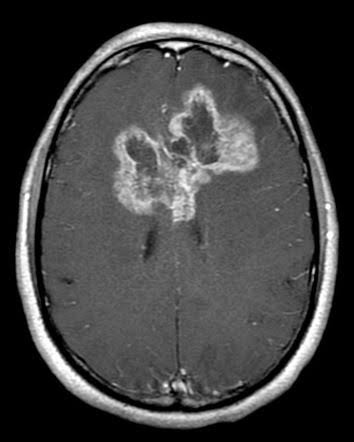
#> input picture backend/kaggle_brain_mri/Testing/glioma/Te-gl_1.jpg, 354 x 442 px
$ python -i brain_focus.py   (imports and definitions only)
#> lines starting #> are read from the running program, lines starting #| are printed output that depends on the picture; after the words box and inside, x2 and y2 are one past the last pixel; in counts of white or black regions, pixels touching at a corner belong together
# File: backend/app/services/brain_focus.py
"""
Brain-focused preprocessing ("brain_focus_v1").

Why: in the Kaggle brain-MRI data, image size alone predicts tumor vs no-tumor with ~93% accuracy
(tumor scans are almost all 512x512; no-tumor scans come from other sources). A model fed whole frames
can learn the SOURCE (framing, head size/position, resolution, scanner contrast) instead of anatomy.

What it does, in order (everything is approximate - this is NOT clinical-grade skull stripping):
  1. pad to a square and resize to 256x256 (no aspect distortion)
  2. find the head (threshold + largest blob + hole fill), then an eroded "brain interior" mask
     (~10% of the head diameter removed to drop skull / scalp)
  3. crop a square around the head, so head size and position no longer vary
  4. downsample to 64x64 (equalises resolution differences between sources), then
     rescale intensities inside the brain to 1st-99th percentile (removes brightness/contrast style)
  5. CLAHE inside the brain, zero everything outside it, upsample to 128x128

Output is a 128x128 uint8 image, so the rest of the pipeline (StandardScaler -> PCA(8) -> angles) is unchanged.
"""
from typing import Any

import cv2
import numpy as np

VERSION = "brain_focus_v1"
WORK = 256          # working resolution for mask finding
FEAT = 64           # resolution used for the content (equalises sharpness across sources)
OUT = 128
MARGIN = 0.06       # extra border around the head box
ERODE_FRACTION = 0.10


def _masks(work: np.ndarray) -> tuple[np.ndarray, np.ndarray]:
    blur = cv2.GaussianBlur(work, (5, 5), 0)
    otsu, _ = cv2.threshold(blur, 0, 255, cv2.THRESH_BINARY + cv2.THRESH_OTSU)
    mask = (blur > max(8.0, 0.45 * otsu)).astype(np.uint8)
    mask = cv2.morphologyEx(mask, cv2.MORPH_CLOSE, cv2.getStructuringElement(cv2.MORPH_ELLIPSE, (15, 15)))
    n, labels, stats, _ = cv2.connectedComponentsWithStats(mask, connectivity=8)
    if n > 1:
        mask = (labels == 1 + int(np.argmax(stats[1:, cv2.CC_STAT_AREA]))).astype(np.uint8)
    padded = cv2.copyMakeBorder(mask, 1, 1, 1, 1, cv2.BORDER_CONSTANT, value=0)
    flood = padded.copy()
    cv2.floodFill(flood, np.zeros((padded.shape[0] + 2, padded.shape[1] + 2), np.uint8), (0, 0), 1)
    head = mask | (1 - flood[1:-1, 1:-1])

    diameter = 2.0 * np.sqrt(max(1.0, float(head.sum())) / np.pi)
    r = max(3, int(round(ERODE_FRACTION * diameter)))
    brain = cv2.erode(head, cv2.getStructuringElement(cv2.MORPH_ELLIPSE, (2 * r + 1, 2 * r + 1)))
    if brain.sum() < 0.10 * head.sum():
        brain = head
    return head, brain


def brain_focus(img_gray: np.ndarray) -> tuple[np.ndarray, np.ndarray, dict[str, Any]]:
    """
    Returns (img128 uint8, brain_mask128 bool, info). `info["box"]` = (x0, y0, side) of the crop in the
    ORIGINAL image's pixel coordinates (used to map heatmaps back onto the uploaded image).
    """
    h, w = img_gray.shape[:2]
    s = max(h, w)
    square = cv2.copyMakeBorder(img_gray, 0, s - h, 0, s - w, cv2.BORDER_CONSTANT, value=0)
    work = cv2.resize(square, (WORK, WORK), interpolation=cv2.INTER_AREA)
    head, brain = _masks(work)

    ys, xs = np.where(head > 0)
    if len(xs) == 0:
        x0, x1, y0, y1 = 0, WORK, 0, WORK
    else:
        x0, x1, y0, y1 = xs.min(), xs.max() + 1, ys.min(), ys.max() + 1
    side = int(round(max(x1 - x0, y1 - y0) * (1.0 + 2 * MARGIN)))
    side = max(side, 32)
    cx, cy = (x0 + x1) / 2.0, (y0 + y1) / 2.0
    bx0, by0 = int(round(cx - side / 2.0)), int(round(cy - side / 2.0))

    pad = side
    work_p = cv2.copyMakeBorder(work, pad, pad, pad, pad, cv2.BORDER_CONSTANT, value=0)
    brain_p = cv2.copyMakeBorder(brain, pad, pad, pad, pad, cv2.BORDER_CONSTANT, value=0)
    crop = work_p[by0 + pad: by0 + pad + side, bx0 + pad: bx0 + pad + side]
    bcrop = brain_p[by0 + pad: by0 + pad + side, bx0 + pad: bx0 + pad + side]

    small = cv2.resize(crop, (FEAT, FEAT), interpolation=cv2.INTER_AREA)
    bsmall = cv2.resize(bcrop.astype(np.uint8), (FEAT, FEAT), interpolation=cv2.INTER_NEAREST).astype(bool)
    if bsmall.sum() < 20:
        bsmall = np.ones_like(bsmall)

    vals = small[bsmall].astype(np.float32)
    lo, hi = np.percentile(vals, 1), np.percentile(vals, 99)
    norm = np.clip((small.astype(np.float32) - lo) / (hi - lo + 1e-6), 0.0, 1.0)
    norm8 = (norm * 255.0).astype(np.uint8)
    norm8 = cv2.createCLAHE(clipLimit=2.0, tileGridSize=(4, 4)).apply(norm8)
    norm8[~bsmall] = 0

    img128 = cv2.resize(norm8, (OUT, OUT), interpolation=cv2.INTER_CUBIC)
    mask128 = cv2.resize(bsmall.astype(np.uint8), (OUT, OUT), interpolation=cv2.INTER_NEAREST).astype(bool)
    img128[~mask128] = 0

    scale = s / float(WORK)                      # work-space -> original-image pixels
    info = {"box": (float(bx0 * scale), float(by0 * scale), float(side * scale)), "version": VERSION}
    return img128, mask128, info

>>> import cv2
>>> picture = cv2.imread('../../kaggle_brain_mri/Testing/glioma/Te-gl_1.jpg', cv2.IMREAD_GRAYSCALE)
#> picture is the input picture: shape (442, 354); min 0, max 255, mean 66
>>> result = brain_focus(picture)
#> in _masks, `blur = cv2.GaussianBlur(work, (5, 5), 0)`:
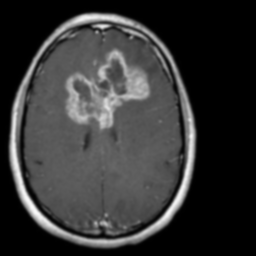
#> blur: shape (256, 256); min 0, max 250, mean 52.9
#> in _masks, `otsu, _ = cv2.threshold(blur, 0, 255, cv2.THRESH_BINARY + cv2.THRESH_O..`: otsu = 53
#> in _masks, `mask = (blur > max(8.0, 0.45 * otsu)).astype(np.uint8)`:
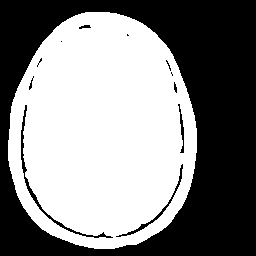
#> mask: shape (256, 256); values 0 (black) and 1 (white), 52.9% white; 12 black regions (5 under 20 px), largest, box (x1, y1, x2, y2) and area: (0, 0, 256, 256) 29924, (21, 105, 113, 238) 477, (116, 164, 183, 237) 252
#> in _masks, `mask = cv2.morphologyEx(mask, cv2.MORPH_CLOSE, cv2.getStructuringEleme..`:
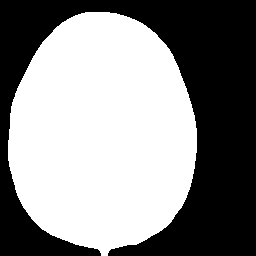
#> mask: shape (256, 256); values 0 (black) and 1 (white), 54.4% white; 1 black region, box (x1, y1, x2, y2) and area: (0, 0, 256, 256) 29860
#> in _masks, `n, labels, stats, _ = cv2.connectedComponentsWithStats(mask, connectiv..`: n = 2; stats = [[0, 0, 256, 256, 29860], [8, 12, 189, 244, 35676]]
#> in _masks, `padded = cv2.copyMakeBorder(mask, 1, 1, 1, 1, cv2.BORDER_CONSTANT, val..`:
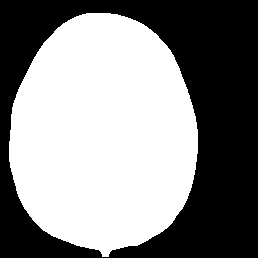
#> padded: shape (258, 258); values 0 (black) and 1 (white), 53.6% white; 1 black region, box (x1, y1, x2, y2) and area: (0, 0, 258, 258) 30888
#> in _masks, `cv2.floodFill(flood, np.zeros((padded.shape[0] + 2, padded.shape[1] + ..`: flood: shape (258, 258); every value is 1
#> in _masks, `diameter = 2.0 * np.sqrt(max(1.0, float(head.sum())) / np.pi)`: diameter = 213.1
#> in _masks, `r = max(3, int(round(ERODE_FRACTION * diameter)))`: r = 21
#> in _masks, `brain = cv2.erode(head, cv2.getStructuringElement(cv2.MORPH_ELLIPSE, (..`:
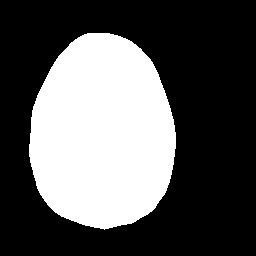
#> brain: shape (256, 256); values 0 (black) and 1 (white), 34.6% white; 1 white region, box (x1, y1, x2, y2) and area: (29, 33, 176, 230) 22679
#> in brain_focus, `x0, x1, y0, y1 = xs.min(), xs.max() + 1, ys.min(), ys.max() + 1`: x0 = 8; x1 = 197; y0 = 12; y1 = 256
#> in brain_focus, `side = int(round(max(x1 - x0, y1 - y0) * (1.0 + 2 * MARGIN)))`: side = 273
#> in brain_focus, `cx, cy = (x0 + x1) / 2.0, (y0 + y1) / 2.0`: cx = 102.5; cy = 134
#> in brain_focus, `bx0, by0 = int(round(cx - side / 2.0)), int(round(cy - side / 2.0))`: bx0 = -34; by0 = -2
#> in brain_focus, `pad = side`: pad = 273
#> in brain_focus, `brain_p = cv2.copyMakeBorder(brain, pad, pad, pad, pad, cv2.BORDER_CON..`: brain_p: shape (802, 802); values 0 (black) and 1 (white), 3.5% white; 1 white region, box (x1, y1, x2, y2) and area: (302, 306, 449, 503) 22679
#> in brain_focus, `bcrop = brain_p[by0 + pad: by0 + pad + side, bx0 + pad: bx0 + pad + si..`: bcrop: shape (273, 273); values 0 (black) and 1 (white), 30.4% white; 1 white region, box (x1, y1, x2, y2) and area: (63, 35, 210, 232) 22679
#> in brain_focus, `bsmall = cv2.resize(bcrop.astype(np.uint8), (FEAT, FEAT), interpolatio..`:
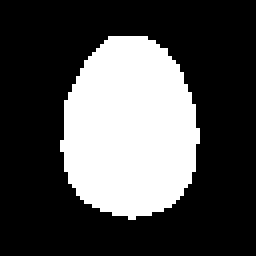
#> bsmall: shape (64, 64) bool (shown 4 times larger); 30.3% white; 1 white region, box (x1, y1, x2, y2) and area: (15, 9, 50, 55) 1240
#> in brain_focus, `vals = small[bsmall].astype(np.float32)`: vals = 1240 values, max 201 at index 385, min 45 at index 644, mean 95.66
#> in brain_focus, `lo, hi = np.percentile(vals, 1), np.percentile(vals, 99)`: lo = 66.39; hi = 180.2
#> in brain_focus, `img128 = cv2.resize(norm8, (OUT, OUT), interpolation=cv2.INTER_CUBIC)`:
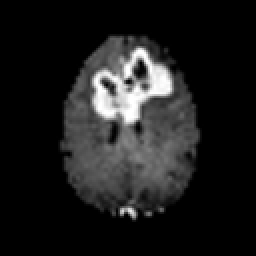
#> img128: shape (128, 128) (shown 2 times larger); min 0, max 255, mean 28.9
#> in brain_focus, `mask128 = cv2.resize(bsmall.astype(np.uint8), (OUT, OUT), interpolatio..`: mask128: shape (128, 128) bool; 30.3% white; 1 white region, box (x1, y1, x2, y2) and area: (30, 18, 100, 110) 4960
#> in brain_focus, `img128[~mask128] = 0`: img128: shape (128, 128); 1.9% of pixels changed, all inside (x1, y1, x2, y2) = (28, 16, 102, 112)
#> in brain_focus, `info = {"box": (float(bx0 * scale), float(by0 * scale), float(side * s..`: info = {'box': (-58.7, -3.45, 471.4), 'version': 'brain_focus_v1'}

$ run again, on backend/kaggle_brain_mri/Testing/glioma/Te-gl_100.jpg
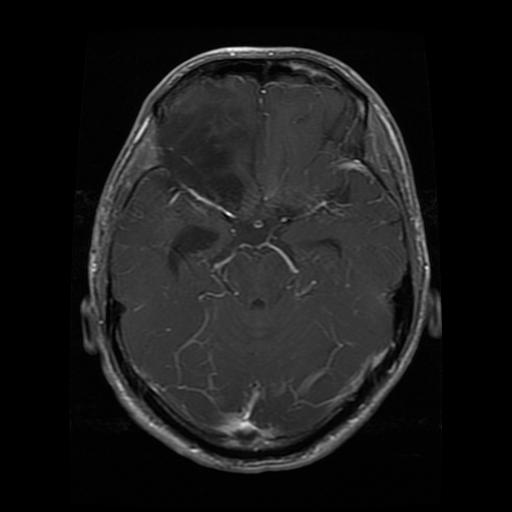
#> input picture backend/kaggle_brain_mri/Testing/glioma/Te-gl_100.jpg, 512 x 512 px
#> picture is the input picture: shape (512, 512); min 0, max 254, mean 26
#> otsu = 30
#> in _masks, `mask = cv2.morphologyEx(mask, cv2.MORPH_CLOSE, cv2.getStructuringEleme..`:
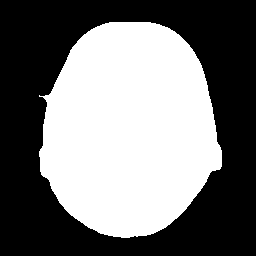
#> mask: shape (256, 256); values 0 (black) and 1 (white), 46.2% white; 1 white region, box (x1, y1, x2, y2) and area: (39, 22, 222, 238) 30277
#> n = 2; stats = [[0, 0, 256, 256, 35259], [39, 22, 183, 216, 30277]]
#> padded: shape (258, 258); values 0 (black) and 1 (white), 45.5% white; 1 white region, box (x1, y1, x2, y2) and area: (40, 23, 223, 239) 30277
#> flood: shape (258, 258); every value is 1
#> diameter = 196.3
#> r = 20
#> brain: shape (256, 256); values 0 (black) and 1 (white), 28.7% white; 1 white region, box (x1, y1, x2, y2) and area: (60, 42, 201, 218) 18779
#> x0 = 39; x1 = 222; y0 = 22; y1 = 238
#> side = 242
#> cx = 130.5; cy = 130
#> bx0 = 10; by0 = 9
#> pad = 242
#> brain_p: shape (740, 740); values 0 (black) and 1 (white), 3.4% white; 1 white region, box (x1, y1, x2, y2) and area: (302, 284, 443, 460) 18779
#> bcrop: shape (242, 242); values 0 (black) and 1 (white), 32.1% white; 1 white region, box (x1, y1, x2, y2) and area: (50, 33, 191, 209) 18779
#> bsmall: shape (64, 64) bool; 32% white; 1 white region, box (x1, y1, x2, y2) and area: (14, 9, 51, 56) 1310
#> vals = 1310 values, max 163 at index 1284, min 6 at index 876, mean 55.06
#> lo = 32; hi = 94.55
#> mask128: shape (128, 128) bool; 32% white; 1 white region, box (x1, y1, x2, y2) and area: (28, 18, 102, 112) 5240
#> in brain_focus, `img128[~mask128] = 0`:
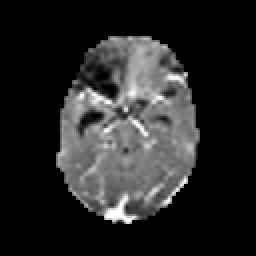
#> img128: shape (128, 128) (shown 2 times larger); min 0, max 255, mean 38.6
#> info = {'box': (20, 18, 484), 'version': 'brain_focus_v1'}

$ run again, on backend/kaggle_brain_mri/Testing/glioma/Te-gl_102.jpg
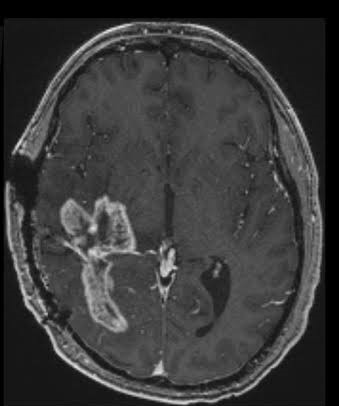
#> input picture backend/kaggle_brain_mri/Testing/glioma/Te-gl_102.jpg, 339 x 406 px
#> picture is the input picture: shape (406, 339); min 0, max 232, mean 58.2
#> otsu = 44
#> in _masks, `mask = cv2.morphologyEx(mask, cv2.MORPH_CLOSE, cv2.getStructuringEleme..`:
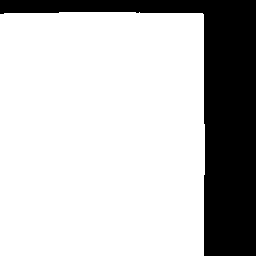
#> mask: shape (256, 256); values 0 (black) and 1 (white), 75.8% white; 1 black region, box (x1, y1, x2, y2) and area: (0, 0, 256, 256) 15840
#> n = 2; stats = [[0, 0, 256, 256, 15840], [0, 12, 205, 244, 49696]]
#> padded: shape (258, 258); values 0 (black) and 1 (white), 74.7% white; 1 black region, box (x1, y1, x2, y2) and area: (0, 0, 258, 258) 16868
#> flood: shape (258, 258); every value is 1
#> diameter = 251.5
#> r = 25
#> brain: shape (256, 256); values 0 (black) and 1 (white), 59.7% white; 1 black region, box (x1, y1, x2, y2) and area: (0, 0, 256, 256) 26397
#> x0 = 0; x1 = 205; y0 = 12; y1 = 256
#> side = 273
#> cx = 102.5; cy = 134
#> bx0 = -34; by0 = -2
#> pad = 273
#> brain_p: shape (802, 802); values 0 (black) and 1 (white), 6.1% white; 1 white region, box (x1, y1, x2, y2) and area: (273, 310, 453, 529) 39139
#> bcrop: shape (273, 273); values 0 (black) and 1 (white), 52.5% white; 1 black region, box (x1, y1, x2, y2) and area: (0, 0, 273, 273) 35390
#> bsmall: shape (64, 64) bool; 52.5% white; 1 black region, box (x1, y1, x2, y2) and area: (0, 0, 64, 64) 1944
#> vals = 2152 values, max 183 at index 1293, min 6 at index 2110, mean 66.52
#> lo = 11; hi = 142
#> mask128: shape (128, 128) bool; 52.5% white; 1 black region, box (x1, y1, x2, y2) and area: (0, 0, 128, 128) 7776
#> in brain_focus, `img128[~mask128] = 0`:
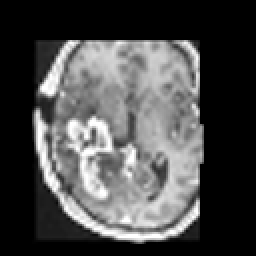
#> img128: shape (128, 128) (shown 2 times larger); min 0, max 255, mean 74.6
#> info = {'box': (-53.92, -3.17, 433), 'version': 'brain_focus_v1'}

$ run again, on backend/kaggle_brain_mri/Testing/glioma/Te-gl_103.jpg
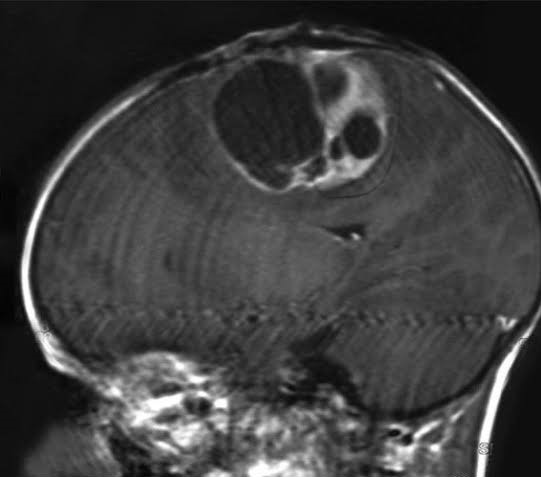
#> input picture backend/kaggle_brain_mri/Testing/glioma/Te-gl_103.jpg, 541 x 477 px
#> picture is the input picture: shape (477, 541); min 1, max 255, mean 61.8
#> otsu = 49
#> labels: shape (256, 256) int32; 3 distinct labels, from 0 to 2
#> n = 3; stats = [[0, 0, 256, 256, 19785], [0, 0, 39, 2, 70], [8, 8, 248, 219, 45681]]
#> padded: shape (258, 258); values 0 (black) and 1 (white), 68.6% white; 1 black region, box (x1, y1, x2, y2) and area: (0, 0, 258, 258) 20883
#> flood: shape (258, 258); every value is 1
#> diameter = 241.2
#> r = 24
#> brain: shape (256, 256); values 0 (black) and 1 (white), 44.8% white; 1 white region, box (x1, y1, x2, y2) and area: (32, 33, 256, 203) 29341
#> x0 = 8; x1 = 256; y0 = 8; y1 = 227
#> side = 278
#> cx = 132; cy = 117.5
#> bx0 = -7; by0 = -22
#> pad = 278
#> brain_p: shape (812, 812); values 0 (black) and 1 (white), 4.5% white; 1 white region, box (x1, y1, x2, y2) and area: (310, 311, 534, 481) 29341
#> bcrop: shape (278, 278); values 0 (black) and 1 (white), 38% white; 1 white region, box (x1, y1, x2, y2) and area: (39, 55, 263, 225) 29341
#> bsmall: shape (64, 64) bool; 37.8% white; 1 white region, box (x1, y1, x2, y2) and area: (9, 13, 61, 52) 1550
#> vals = 1550 values, max 242 at index 1445, min 18 at index 472, mean 72.12
#> lo = 26; hi = 182
#> mask128: shape (128, 128) bool; 37.8% white; 1 white region, box (x1, y1, x2, y2) and area: (18, 26, 122, 104) 6200
#> in brain_focus, `img128[~mask128] = 0`:
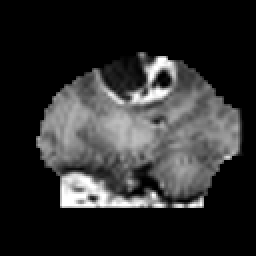
#> img128: shape (128, 128) (shown 2 times larger); min 0, max 255, mean 44.1
#> info = {'box': (-14.79, -46.49, 587.5), 'version': 'brain_focus_v1'}
